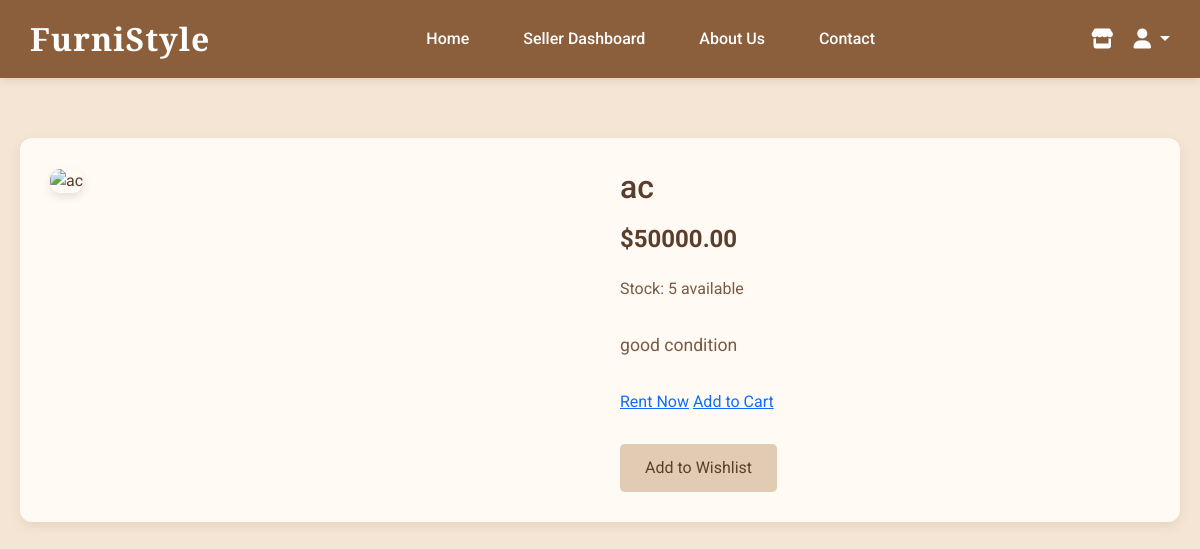
Screenshot of /product/5/ (signed in) with the database file from the repository.
### user/models.py (models this page shows, shortened)
class Product(models.Model):
    CATEGORY_CHOICES = [
        ('desks', 'Desks'),
        ('office-chairs', 'Office Chairs'),
        ('paintings', 'Paintings'),
        ('coffee-tables', 'Coffee Tables'),
        ('sofa-couches', 'Sofa and Couches'),
        ('bookshelves', 'Bookshelves'),
        ('side tables', 'Side Tables'),
        ('dining tables', 'Dining Tables'),
        ('dining chairs', 'Dining Chairs'),
        ('buffets and sideboards', 'Buffets and Sideboards'),
        ('bar carts', 'Bar Carts'),
        ('file cabinets', 'File Cabinets'),
        ('wall clocks', 'Wall Clocks'),
         ('doormats', 'Doormats'),
          ('fairy lights', 'Fairy Lights'),
          ('others', 'Others'),
    ]
    seller = models.ForeignKey(CustomUser, on_delete=models.CASCADE, related_name='products')
    name = models.CharField(max_length=100)
    description = models.TextField()
    price = models.DecimalField(max_digits=10, decimal_places=2)
    stock = models.IntegerField()
    image_url = models.URLField(blank=True)
    category = models.CharField(max_length=50, choices=CATEGORY_CHOICES)
    created_at = models.DateTimeField(auto_now_add=True)
    on_sale = models.BooleanField(default=False)
    sale_price = models.DecimalField(max_digits=10, decimal_places=2, null=True, blank=True)

### user/views.py (the view)
# urls.py: path('product/<int:product_id>/', views.product_detail, name='product_detail'),
@login_required
def product_detail(request, product_id):
    product = get_object_or_404(Product, id=product_id)
    in_wishlist = False
    if request.user.is_authenticated:
        in_wishlist = Wishlist.objects.filter(user=request.user, product=product).exists()
    return render(request, 'product_detail.html', {
        'product': product,
        'in_wishlist': in_wishlist
    })

### user/templates/product_detail.html (shortened to what this page needs)
{% extends 'homepage.html' %}
{% block content %}
<div class="container">
    <div class="product-detail">
        <div class="product-image">
            <img src="{{ product.image_url }}" alt="{{ product.name }}">
        </div>
        <div class="product-info">
            <h1>{{ product.name }}</h1>
            <p class="price">${{ product.price }}</p>
            <p class="stock">Stock: {{ product.stock }} available</p>
            <p class="description">{{ product.description }}</p>
            <div class="product-actions">
                <a href="{% url 'rent:rent_product' product.id %}" class="btn-rent">Rent Now</a>
                <a href="{% url 'add_to_cart' product.id %}" class="btn-cart">Add to Cart</a>
            </div>
            <div class="actions">
                {% if in_wishlist %}
                    <form action="{% url 'remove_from_wishlist' product.id %}" method="POST">
                        {% csrf_token %}
                        <button type="submit" class="btn btn-wishlist active">Remove from Wishlist</button>
                    </form>
                {% else %}
                    <form action="{% url 'add_to_wishlist' product.id %}" method="POST">
                        <button type="submit" class="btn btn-wishlist">Add to Wishlist</button>
                    </form>
                {% endif %}
            </div>
        </div>
    </div>
</div>
{% endblock %}

### user/templates/product_detail.html (style rules this page uses)
body { font-family: 'Poppins', sans-serif; background-color: #f6dccd; color: #5a3e2b; margin: 0; padding: 0; background: linear-gradient(rgba(245, 230, 211, 0.95), rgba(245, 230, 211, 0.95)), url('https://images.unsplash.com/photo-1524758631624-e2822e304c36?auto=format&fit=crop&w=1950&q=80') no-repeat center center fixed; background-size: cover; }
.container { max-width: 1200px; margin: 40px auto; padding: 20px; }
.product-detail { display: flex; flex-wrap: wrap; gap: 40px; background: #fffaf3; border-radius: 12px; box-shadow: 0 4px 12px rgba(90, 62, 43, 0.1); padding: 30px; }
.product-image { flex: 1; min-width: 300px; }
.product-image img { width: 100%; height: auto; border-radius: 10px; box-shadow: 0 4px 8px rgba(0, 0, 0, 0.1); }
.product-info { flex: 1; min-width: 300px; }
.product-info h1 { color: #5a3e2b; margin-bottom: 15px; font-size: 2rem; }
.product-info .price { font-size: 1.5rem; font-weight: bold; color: #5a3e2b; margin-bottom: 20px; }
.product-info .description { color: #7b5a44; font-size: 1.1rem; line-height: 1.6; margin-bottom: 30px; }
.product-info .stock { font-size: 1rem; color: #7b5a44; margin-bottom: 30px; }
.actions { display: flex; gap: 15px; margin-top: 30px; }
.btn { padding: 12px 25px; border-radius: 5px; border: none; cursor: pointer; font-size: 1rem; transition: background-color 0.3s; }
.btn-wishlist { background-color: #e1cbb3; color: #5a3e2b; }

### user/templates/homepage.html (style rules this page uses)
body { margin: 0; font-family: 'Roboto', sans-serif; background-color: #f5f5f5; }

### rows the page displays
Product: name "ac", price "50000.00", stock "5", description "good condition"
